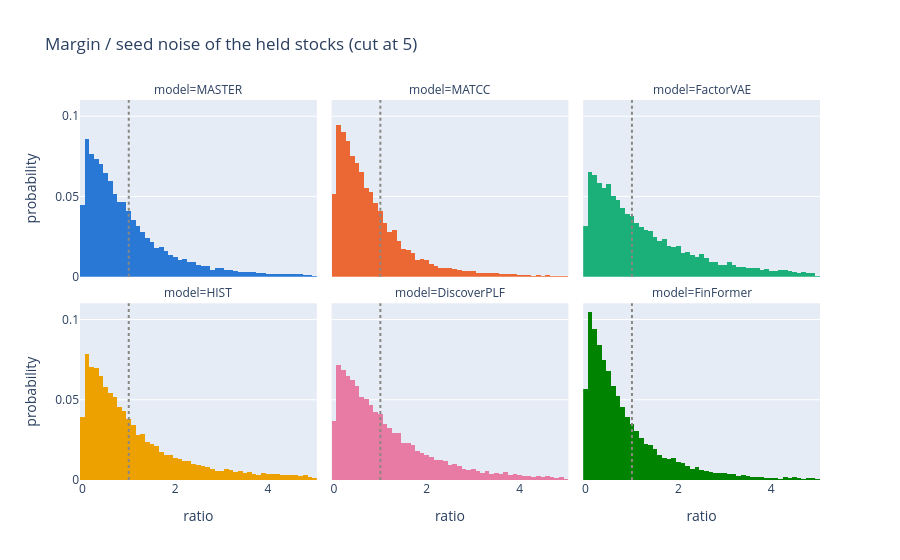

Here is the notebook cell this chart was saved with:
### Markdown cell above
## 3. Distribution of the ratio margin / seed noise

All held stock-days of a model, pooled over universes and seeds; the dotted line at 1 separates the decisions that a new seed can overturn.

### Code cell
held_all = pd.concat(held_all)
fig = px.histogram(held_all[held_all["ratio"] < 5], x="ratio", color="model", nbins=50, histnorm="probability",
                   facet_col="model", facet_col_wrap=3, category_orders={"model": viz.MODEL_ORDER},
                   color_discrete_sequence=viz.THEMES[False]["series"], title="Margin / seed noise of the held stocks (cut at 5)")
fig.add_vline(x=1, line_dash="dot", line_color=viz.THEMES[False]["muted"])
fig.update_layout(showlegend=False)
fig.show()
held_all.groupby("model")["ratio"].describe(percentiles=[0.1, 0.25, 0.5, 0.75]).reindex(viz.MODEL_ORDER)

### Figure 1 — Plotly figure (JSON) as saved in the notebook; plotly's stock layout.template omitted (floating-point values rounded to 4 significant figures; data arrays with more than 128 entries replaced by an {"elided": "..."} marker saying what was removed)
{"data": [{"alignmentgroup": "True", "bingroup": "x", "histnorm": "probability", "hovertemplate": "model=MASTER<br>ratio=%{x}<br>probability=%{y}<extra></extra>", "legendgroup": "MASTER", "marker": {"color": "#2a78d6", "pattern": {"shape": ""}}, "name": "MASTER", "nbinsx": 50, "offsetgroup": "MASTER", "orientation": "v", "showlegend": true, "type": "histogram", "x": {"elided": "17413 float values"}, "xaxis": "x4", "yaxis": "y4"}, {"alignmentgroup": "True", "bingroup": "x", "histnorm": "probability", "hovertemplate": "model=MATCC<br>ratio=%{x}<br>probability=%{y}<extra></extra>", "legendgroup": "MATCC", "marker": {"color": "#eb6834", "pattern": {"shape": ""}}, "name": "MATCC", "nbinsx": 50, "offsetgroup": "MATCC", "orientation": "v", "showlegend": true, "type": "histogram", "x": {"elided": "17664 float values"}, "xaxis": "x5", "yaxis": "y5"}, {"alignmentgroup": "True", "bingroup": "x", "histnorm": "probability", "hovertemplate": "model=FactorVAE<br>ratio=%{x}<br>probability=%{y}<extra></extra>", "legendgroup": "FactorVAE", "marker": {"color": "#1baf7a", "pattern": {"shape": ""}}, "name": "FactorVAE", "nbinsx": 50, "offsetgroup": "FactorVAE", "orientation": "v", "showlegend": true, "type": "histogram", "x": {"elided": "16785 float values"}, "xaxis": "x6", "yaxis": "y6"}, {"alignmentgroup": "True", "bingroup": "x", "histnorm": "probability", "hovertemplate": "model=HIST<br>ratio=%{x}<br>probability=%{y}<extra></extra>", "legendgroup": "HIST", "marker": {"color": "#eda100", "pattern": {"shape": ""}}, "name": "HIST", "nbinsx": 50, "offsetgroup": "HIST", "orientation": "v", "showlegend": true, "type": "histogram", "x": {"elided": "16776 float values"}, "xaxis": "x", "yaxis": "y"}, {"alignmentgroup": "True", "bingroup": "x", "histnorm": "probability", "hovertemplate": "model=DiscoverPLF<br>ratio=%{x}<br>probability=%{y}<extra></extra>", "legendgroup": "DiscoverPLF", "marker": {"color": "#e87ba4", "pattern": {"shape": ""}}, "name": "DiscoverPLF", "nbinsx": 50, "offsetgroup": "DiscoverPLF", "orientation": "v", "showlegend": true, "type": "histogram", "x": {"elided": "17129 float values"}, "xaxis": "x2", "yaxis": "y2"}, {"alignmentgroup": "True", "bingroup": "x", "histnorm": "probability", "hovertemplate": "model=FinFormer<br>ratio=%{x}<br>probability=%{y}<extra></extra>", "legendgroup": "FinFormer", "marker": {"color": "#008300", "pattern": {"shape": ""}}, "name": "FinFormer", "nbinsx": 50, "offsetgroup": "FinFormer", "orientation": "v", "showlegend": true, "type": "histogram", "x": {"elided": "17458 float values"}, "xaxis": "x3", "yaxis": "y3"}], "layout": {"annotations": [{"showarrow": false, "text": "model=HIST", "x": 0.16, "xanchor": "center", "xref": "paper", "y": 0.465, "yanchor": "bottom", "yref": "paper"}, {"showarrow": false, "text": "model=DiscoverPLF", "x": 0.5, "xanchor": "center", "xref": "paper", "y": 0.465, "yanchor": "bottom", "yref": "paper"}, {"showarrow": false, "text": "model=FinFormer", "x": 0.84, "xanchor": "center", "xref": "paper", "y": 0.465, "yanchor": "bottom", "yref": "paper"}, {"showarrow": false, "text": "model=MASTER", "x": 0.16, "xanchor": "center", "xref": "paper", "y": 1.0, "yanchor": "bottom", "yref": "paper"}, {"showarrow": false, "text": "model=MATCC", "x": 0.5, "xanchor": "center", "xref": "paper", "y": 1.0, "yanchor": "bottom", "yref": "paper"}, {"showarrow": false, "text": "model=FactorVAE", "x": 0.84, "xanchor": "center", "xref": "paper", "y": 1.0, "yanchor": "bottom", "yref": "paper"}], "barmode": "relative", "legend": {"title": {"text": "model"}, "tracegroupgap": 0}, "shapes": [{"line": {"color": "#898781", "dash": "dot"}, "type": "line", "x0": 1, "x1": 1, "xref": "x", "y0": 0, "y1": 1, "yref": "y domain"}, {"line": {"color": "#898781", "dash": "dot"}, "type": "line", "x0": 1, "x1": 1, "xref": "x2", "y0": 0, "y1": 1, "yref": "y2 domain"}, {"line": {"color": "#898781", "dash": "dot"}, "type": "line", "x0": 1, "x1": 1, "xref": "x3", "y0": 0, "y1": 1, "yref": "y3 domain"}, {"line": {"color": "#898781", "dash": "dot"}, "type": "line", "x0": 1, "x1": 1, "xref": "x4", "y0": 0, "y1": 1, "yref": "y4 domain"}, {"line": {"color": "#898781", "dash": "dot"}, "type": "line", "x0": 1, "x1": 1, "xref": "x5", "y0": 0, "y1": 1, "yref": "y5 domain"}, {"line": {"color": "#898781", "dash": "dot"}, "type": "line", "x0": 1, "x1": 1, "xref": "x6", "y0": 0, "y1": 1, "yref": "y6 domain"}], "showlegend": false, "title": {"text": "Margin / seed noise of the held stocks (cut at 5)"}, "xaxis": {"anchor": "y", "domain": [0.0, 0.32], "title": {"text": "ratio"}}, "xaxis2": {"anchor": "y2", "domain": [0.34, 0.66], "matches": "x", "title": {"text": "ratio"}}, "xaxis3": {"anchor": "y3", "domain": [0.68, 1.0], "matches": "x", "title": {"text": "ratio"}}, "xaxis4": {"anchor": "y4", "domain": [0.0, 0.32], "matches": "x", "showticklabels": false}, "xaxis5": {"anchor": "y5", "domain": [0.34, 0.66], "matches": "x", "showticklabels": false}, "xaxis6": {"anchor": "y6", "domain": [0.68, 1.0], "matches": "x", "showticklabels": false}, "yaxis": {"anchor": "x", "domain": [0.0, 0.465], "title": {"text": "probability"}}, "yaxis2": {"anchor": "x2", "domain": [0.0, 0.465], "matches": "y", "showticklabels": false}, "yaxis3": {"anchor": "x3", "domain": [0.0, 0.465], "matches": "y", "showticklabels": false}, "yaxis4": {"anchor": "x4", "domain": [0.535, 1.0], "matches": "y", "title": {"text": "probability"}}, "yaxis5": {"anchor": "x5", "domain": [0.535, 1.0], "matches": "y", "showticklabels": false}, "yaxis6": {"anchor": "x6", "domain": [0.535, 1.0], "matches": "y", "showticklabels": false}}}
